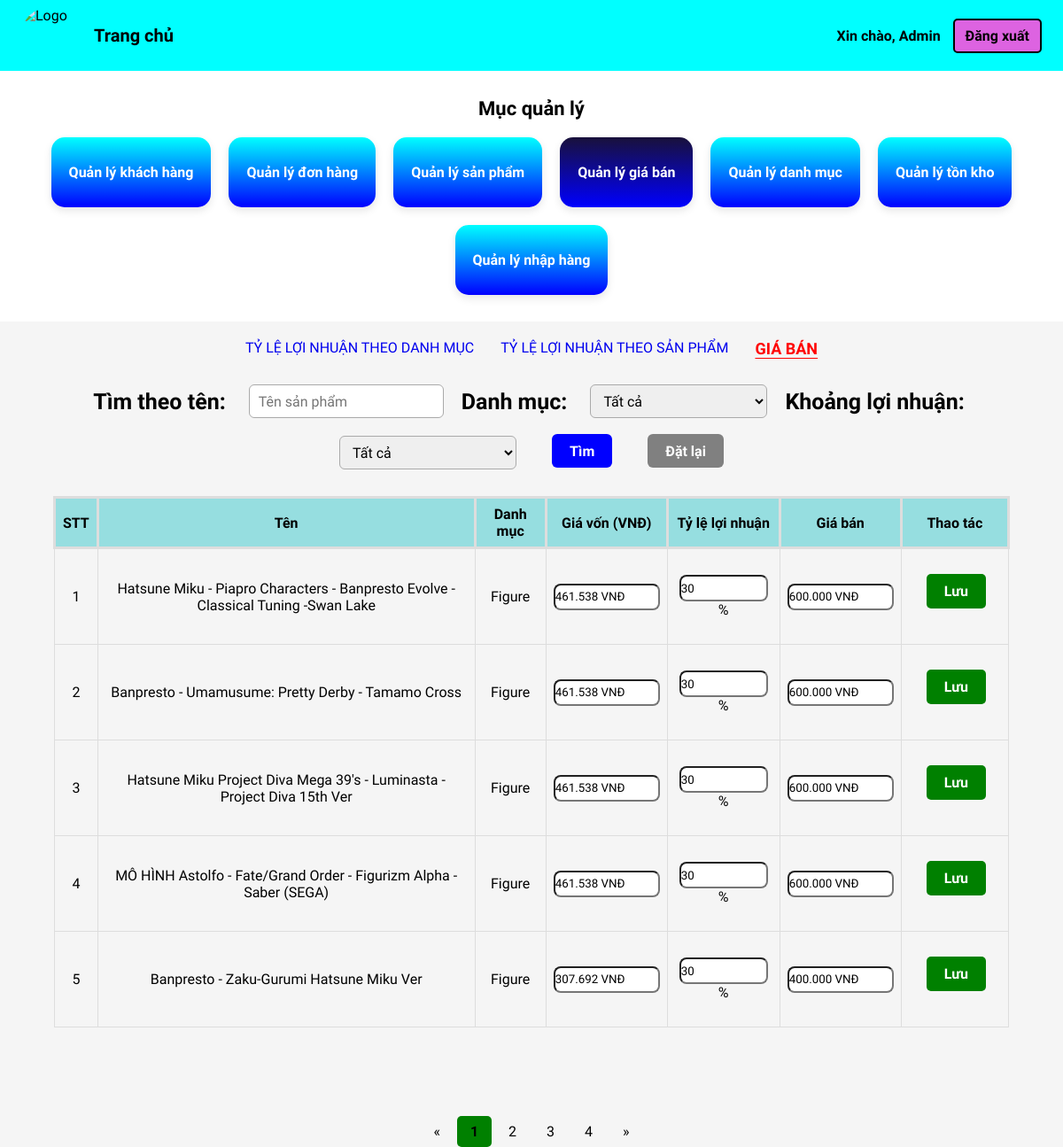
/admin/ln.php, run on an earlier commit of the app's database.
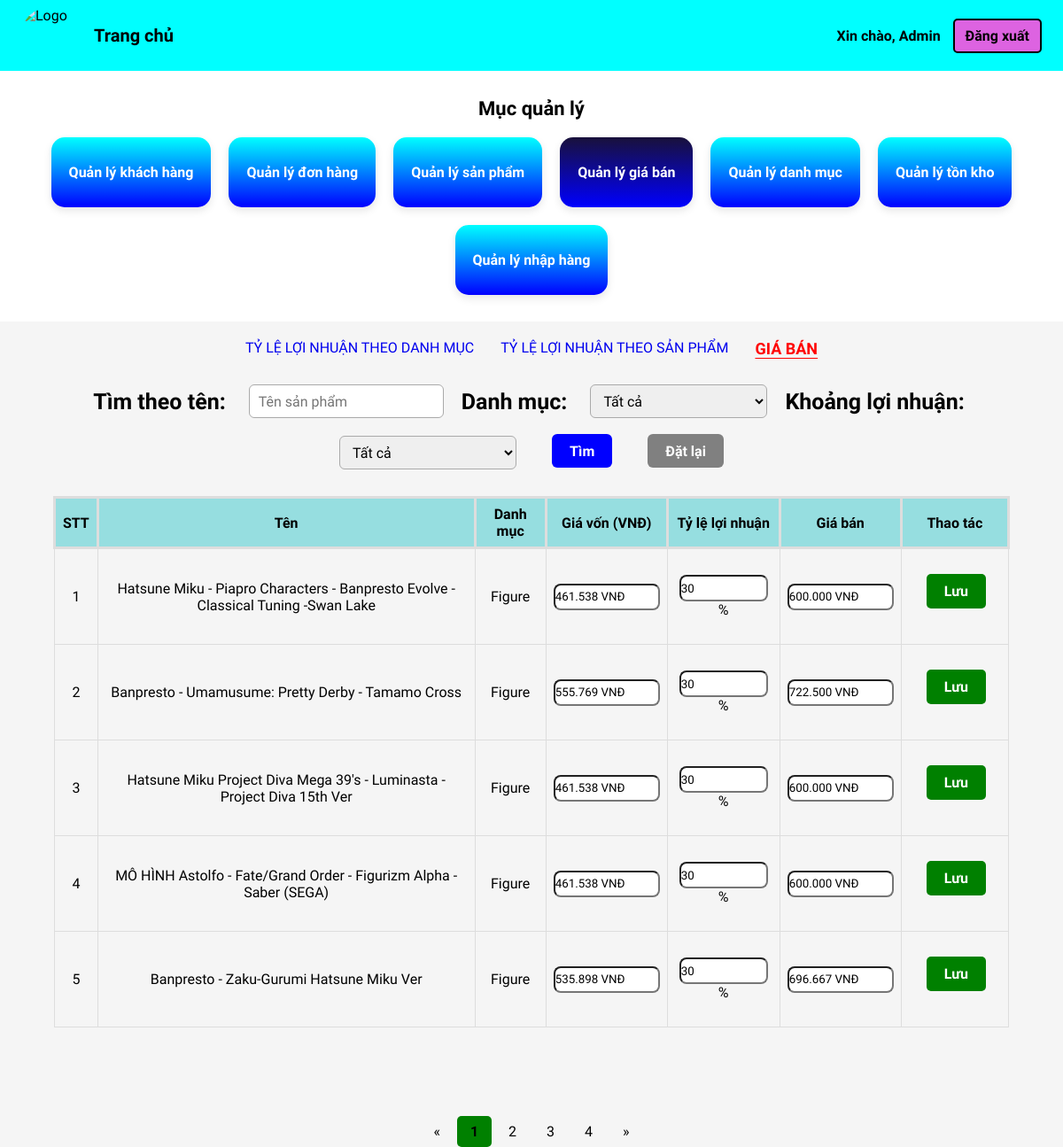
And on a later commit of the database.
### tables this page shows
CREATE TABLE `product_list` (
  `ProductID` varchar(255) NOT NULL,
  `ProductName` varchar(255) DEFAULT NULL,
  `Grade` varchar(255) DEFAULT NULL,
  `Producer` varchar(255) DEFAULT NULL,
  `Product_source` longtext DEFAULT NULL,
  `Product_description` longtext DEFAULT NULL,
  `Product_detail` text DEFAULT NULL,
  `Product_image` varchar(255) DEFAULT NULL,
  `Price` int(11) DEFAULT NULL,
  `Profit` decimal(5,2) DEFAULT NULL,
  `cost_price` decimal(12,2) DEFAULT 0.00,
  `Quantity` int(11) NOT NULL DEFAULT 0
);

### admin/ln.php (the view, shortened to what the changed rows need)
<?php
$conn = new mysqli("localhost","root","","hobbystore");
$where = "WHERE 1=1";
$per_page = 5;
$page = isset($_GET['page']) ? (int)$_GET['page'] : 1;
$offset = ($page - 1) * $per_page;
$sql = "SELECT ProductID, ProductName, Grade, Price, Profit FROM product_list $where LIMIT $per_page OFFSET $offset";
$result = $conn->query($sql);
$query_params = [];
$query_string = count($query_params) ? '&' . implode('&', $query_params) : '';
?>
<!DOCTYPE html>
<html lang="en">
<head>
  <link rel="stylesheet" href="assets/css/style.css">
  <link rel="stylesheet" href="assets/css/settings.css">
  <link rel="stylesheet" href="assets/css/product-page.css">
  <link rel="stylesheet" href="assets/css/view-cart.css">
  <link rel="stylesheet" href="https://cdnjs.cloudflare.com/ajax/libs/font-awesome/6.5.0/css/all.min.css">
</head>
<body>
<section class="overview-menu">
  <h2>Mục quản lý</h2>
</section>
<div class="search-box">
  <table>
    <tr>
      <th>STT</th>
      <th>Tên</th>
      <th>Danh mục</th>
      <th>Giá vốn (VNĐ)</th>
      <th>Tỷ lệ lợi nhuận</th>
      <th>Giá bán</th>
      <th>Thao tác</th>
    </tr>
    <?php
    $stt = $offset + 1;
    while($row = $result->fetch_assoc()):
      $divisor = 1 + $row['Profit'];
      $cost   = ($divisor != 0) ? round($row['Price'] / $divisor) : $row['Price'];
      $giaban = $row['Price'];
    ?>
    <tr class="data-row">
      <form method="post" action="ln.php?page=<?php echo $page.$query_string; ?>">
        <td><?php echo $stt++; ?></td>
        <td><?php echo htmlspecialchars($row['ProductName']); ?></td>
        <td><?php echo htmlspecialchars($row['Grade']); ?></td>
        <td>
          <div class="input-price">
            <input class="inp-price" type="text" placeholder="Nhập giá..."
              value="<?php echo number_format($cost, 0, ',', '.'); ?> VNĐ"
              data-raw="<?php echo $cost; ?>">
          </div>
        </td>
        <td>
          <div class="input-box">
            <input class="inp-profit" type="number" name="profit" min="0" max="100" step="0.01" value="<?php echo round($row['Profit']*100, 2); ?>">
            <span>%</span>
          </div>
        </td>
        <td>
          <div class="input-price">
            <input class="inp-giaban" type="text" placeholder="Nhập giá..."
              value="<?php echo number_format($giaban, 0, ',', '.'); ?> VNĐ"
              data-raw="<?php echo $giaban; ?>">
          </div>
        </td>
        <td class="thaotac">
          <button type="submit" class="bt-them" style="background:green;color:white;">Lưu</button>
        </td>
      </form>
    </tr>
    <?php endwhile; ?>
  </table>
</div>
</body>
</html>

What changed in the data, as far as the page shows it:
changed product_list "Banpresto - Umamusume: Pretty Derby - Tamamo Cross": Profit+Price "461.538 VNĐ" → "555.769 VNĐ"; Price "600.000 VNĐ" → "722.500 VNĐ"
changed product_list "Banpresto - Zaku-Gurumi Hatsune Miku Ver": Profit+Price "307.692 VNĐ" → "535.898 VNĐ"; Price "400.000 VNĐ" → "696.667 VNĐ"
